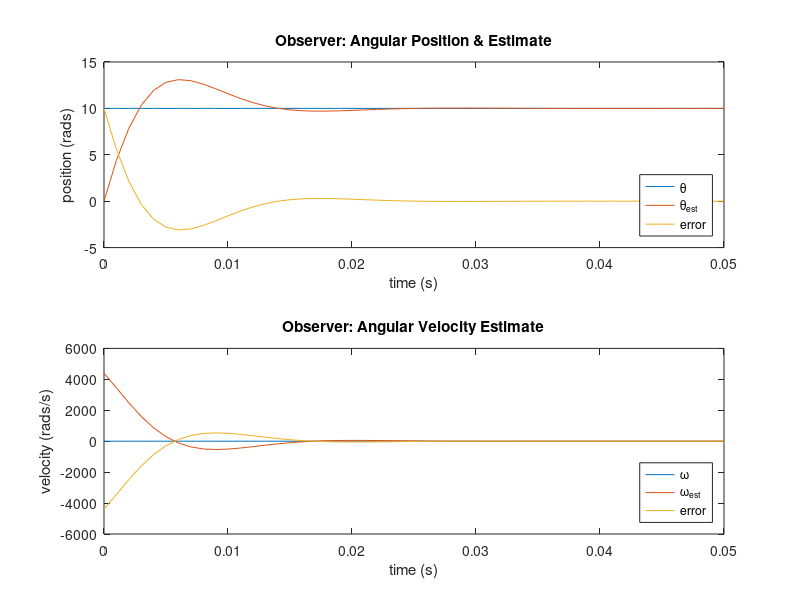
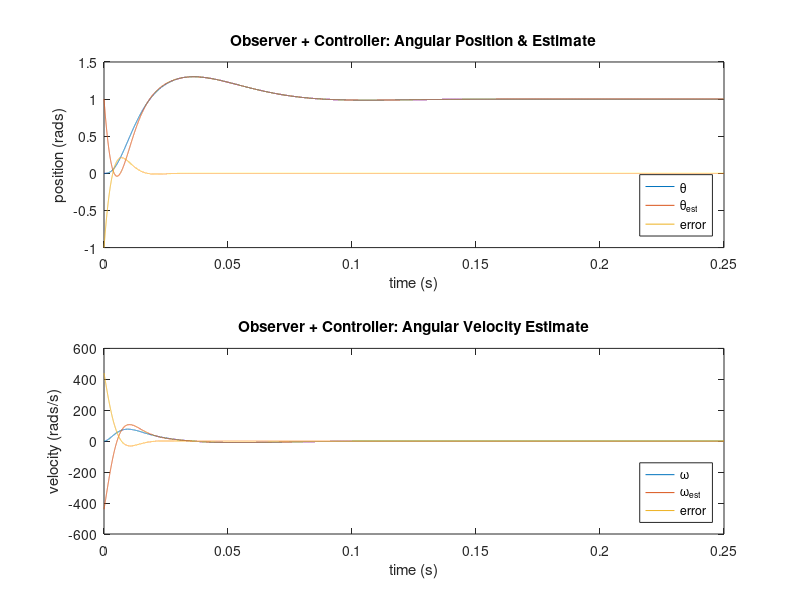

Source code (MATLAB) for these figures, in order: (Note: this script raises an error after producing the figures.)
%% Homework 0 - Optimal Estimation - Tanner Koza

clear
clc
close all

%% Problem #1

% Part A
% Simple Rotation Table EOM: J*theta_double_dot + b*theta_dot = Tau

J = 10; % Rotational Moment of Inertia (kg*m^2)
b = 1; % Rotational Damping (N*m-s/rad)

% Part B
A = [0 1; 0 -b/J]; % Dynamic Matrix
B = [0; 1/J]; % Control Matrix
C = [1 0]; % Measurement Matrix
D = 0;

sys_ss = ss(A,B,C,D); % Open Loop System SS
sys_tf = tf(sys_ss); % Open Loop System TF

% Part C
s_sys = eig(sys_ss); % Open Loop System Eigenvalues

%% Problem #2

% Part A
ob = obsv(A,C); % Observability Matrix
observability = rank(ob);

% Part B
wn_ob = 100 * pi; % Desired Natural Frequency (rad/s)
zeta_ob = 0.7; % Desired Damping Ratio
s_des_ob = [-wn_ob*zeta_ob - (wn_ob*sqrt(1-zeta_ob^2)*1i), ...
           -wn_ob*zeta_ob + (wn_ob*sqrt(1-zeta_ob^2)*1i)]; % Desired Observer Eigenvalues

L = place(A',C',s_des_ob)'; % Observer Gain Matrix

% Part C
A_ob = A - L*C; % Observer Closed Loop A Matrix
ob_ss = ss(A_ob,L,C,D); % Observer SS

dt = 1/1000; % Simulation Time Step & Time Vector (Sampling (s))
t = 0:dt:0.05;

u = zeros(1,length(t));
y = zeros(1, length(t));
x = zeros(2,length(t));
dx = zeros(2,length(t));
xhat = zeros(2,length(t));
dxhat = zeros(2,length(t));

x(:,1) = [10; 0]; % Initialized State & State Estimate
xhat(:,1) = [0; 0];

for i = 1:length(t) - 1

    y(i) = C*x(:,i); % Actual State "Measurements"

    dx(:,i) = A*x(:,i); % Actual State Derivative

    x(:,i+1) = x(:,i) + dx(:,i)*dt; % Integrate Actual States



    dxhat(:,i) = A*xhat(:,i) + B*u(i); % Time Update

    dxhat(:,i) = dxhat(:,i) + L*(y(i) - C*xhat(:,i)); % Measurement Update

    xhat(:,i+1) = xhat(:,i) + dxhat(:,i)*dt; % Integrate Estimated States

end

% Plotting
figure

subplot(2,1,1)
plot(t, x(1,:)', t, xhat(1,:)') % Plot Actual & Estimated States
hold on
plot(t, x(1,:)' - xhat(1,:)') % Plot Error

title("Observer: Angular Position & Estimate")
xlabel('time (s)')
ylabel('position (rads)')
legend('\theta','\theta_{est}','error','Location','southeast')

subplot(2,1,2)
plot(t, dx(1,:)', t, dxhat(1,:)')
hold on
plot(t, dx(1,:)' - dxhat(1,:)')

title("Observer: Angular Velocity Estimate")
xlabel('time (s)')
ylabel('velocity (rads/s)')
legend('\omega','\omega_{est}','error','Location','southeast')

%% Problem #3

% Part A
co = ctrb(A,B); % Observability Matrix
controllability = rank(co); 

% Part B
wn_co = 20 * pi; % Desired Natural Frequency (rad/s)
zeta_co = 0.7; % Desired Damping Ratio
s_des_co = [-wn_co*zeta_co - (wn_co*sqrt(1-zeta_co^2)*1i), ...
           -wn_co*zeta_co + (wn_co*sqrt(1-zeta_co^2)*1i)]; % Desired Controller Eigenvalues

K = place(A,B,s_des_co); % Controller Gain Matrix

% Part C
A_co = A - B*K;
co_ss = ss(A_co,B,C,D); % Controller SS

dt = 0.00001; % Simulation Time Step & Time Vector
t = 0:dt:0.25;

u = zeros(1,length(t));
y = zeros(1, length(t));
x = zeros(2,length(t));
dx = zeros(2,length(t));
xhat = zeros(2,length(t));
dxhat = zeros(2,length(t));

x(:,1) = [0; 0]; % Initialized State & State Estimate
xhat(:,1) = [1; 0];
r = [1; 0]; % Reference 

for i = 1:length(t) - 1

    u(i) = K*(r -xhat(:,i)); % Control Input

    y(i) = C*x(:,i); % Actual State "Measurements"

    dx(:,i) = A*x(:,i) + B*u(i); % Actual State Derivative

    x(:,i+1) = x(:,i) + dx(:,i)*dt; % Integrate Actual States



    dxhat(:,i) = A*xhat(:,i) + B*u(i); % Time Update

    dxhat(:,i) = dxhat(:,i) + L*(y(i) - C*xhat(:,i)); % Measurement Update

    xhat(:,i+1) = xhat(:,i) + dxhat(:,i)*dt; % Integrate Estimated States

end

% Plotting
figure

subplot(2,1,1)
plot(t, x(1,:)', t, xhat(1,:)') % Plot Actual & Estimated States
hold on
plot(t, x(1,:)' - xhat(1,:)') % Plot Error

title("Observer + Controller: Angular Position & Estimate")
xlabel('time (s)')
ylabel('position (rads)')
legend('\theta','\theta_{est}','error','Location','southeast')

subplot(2,1,2)
plot(t, dx(1,:)', t, dxhat(1,:)')
hold on
plot(t, dx(1,:)' - dxhat(1,:)')

title("Observer + Controller: Angular Velocity Estimate")
xlabel('time (s)')
ylabel('velocity (rads/s)')
legend('\omega','\omega_{est}','error','Location','southeast')

%% Problem #5

% Part A
[A_z, B_z, C_z, D_z] = c2dm(A, B, C, D, dt); % Continuous to Discrete

sysz_ss = ss(A_z,B_z,C_z,D_z); % Discretized Open Loop SS
sysz_tf = tf(sysz_ss); % Discretized Open Loop TF

z_sys = eig(A_z); % Discretized Open Loop Eigenvalues

% Part B
z_des_ob = exp(s_des_ob*dt); % Discretized Observer Eigenvalues

L_z = place(A_z', C_z', z_des_ob)'; % Discretized Observer Gain Matrix

% Part C
z_des_co = exp(s_des_co*dt); % Discretized Controller Eigenvalues

K_z = place(A_z, B_z, z_des_co); % Discretized Controller Gain Matrix

% Part E
A_compz = A_z - B_z*K_z - L_z*C_z;
B_compz = L_z;
C_compz = K_z;
D_compz = 0;

compz_ss = ss(A_compz,B_compz,C_compz,D_compz);
% [compz_num, compz_den] = ss2tf(A_compz,B_compz,C_compz,D_compz);
% compz_tf = tf(compz_num, compz_den)

compz_cl = feedback(compz_ss*sysz_ss, 1);

z_compz_cl = eig(compz_cl);

%% Problem #6

% Plotting
figure

plot(t, x(1,:)', t, xhat(1,:)') % Plot Actual & Estimated States
hold on

u = zeros(1,length(t));
y = zeros(1, length(t));
x = zeros(2,length(t));
dx = zeros(2,length(t));
xhat = zeros(2,length(t));
dxhat = zeros(2,length(t));

x(:,1) = [0; 0]; % Initialized State & State Estimate
xhat(:,1) = [1; 0];

for i = 1:length(t) - 1

    u(i) = K_z*(r -xhat(:,i)); % Control Input

    y(i) = C_z*x(:,i); % Actual State "Measurements"

    x(:,i+1) = A_z*x(:,i) + B_z*u(i); % Actual State Derivative
    


    xhat(:,i+1) = A_z*xhat(:,i) + B_z*u(i) + L_z*(y(i) - C_z*xhat(:,i)); % Measurement Update

end

plot(t, x(1,:)', t, xhat(1,:)') % Plot Actual & Estimated States

title("Compensator: Angular Position & Estimate")
xlabel('time (s)')
ylabel('position (rads)')
legend('\theta','\theta_{est}','Location','southeast')

